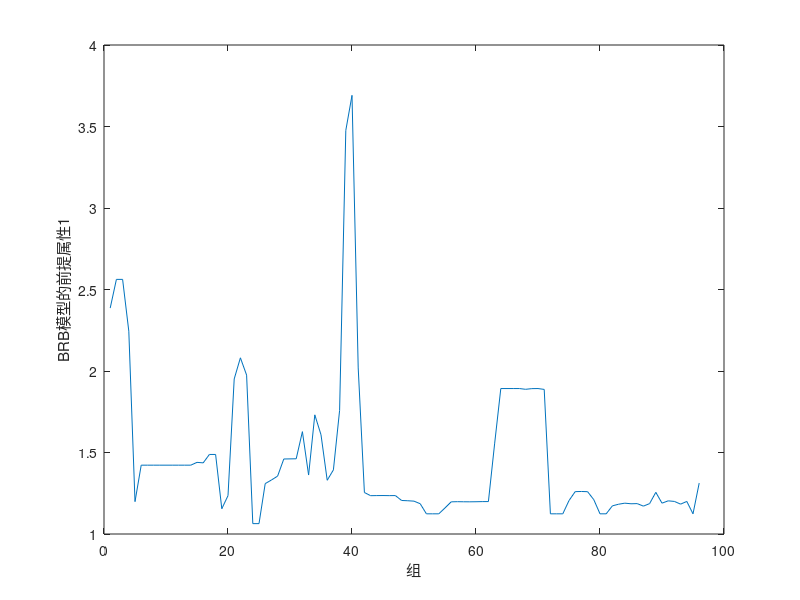

The MATLAB source for this figure:
clc
clear all
%data = load('data1.txt');
data = load('Utility.txt');
k=1:96
% plot(k,data(k,1),'-',k,data(k,2),'-*');
plot(k,data(k,1),'-');
xlabel("组");
ylabel("BRB模型的前提属性1"); 
%ylabel("The premise attribute2 of BRB model"); 
%ylabel("The practical value of Industrial Internet security situation"); 